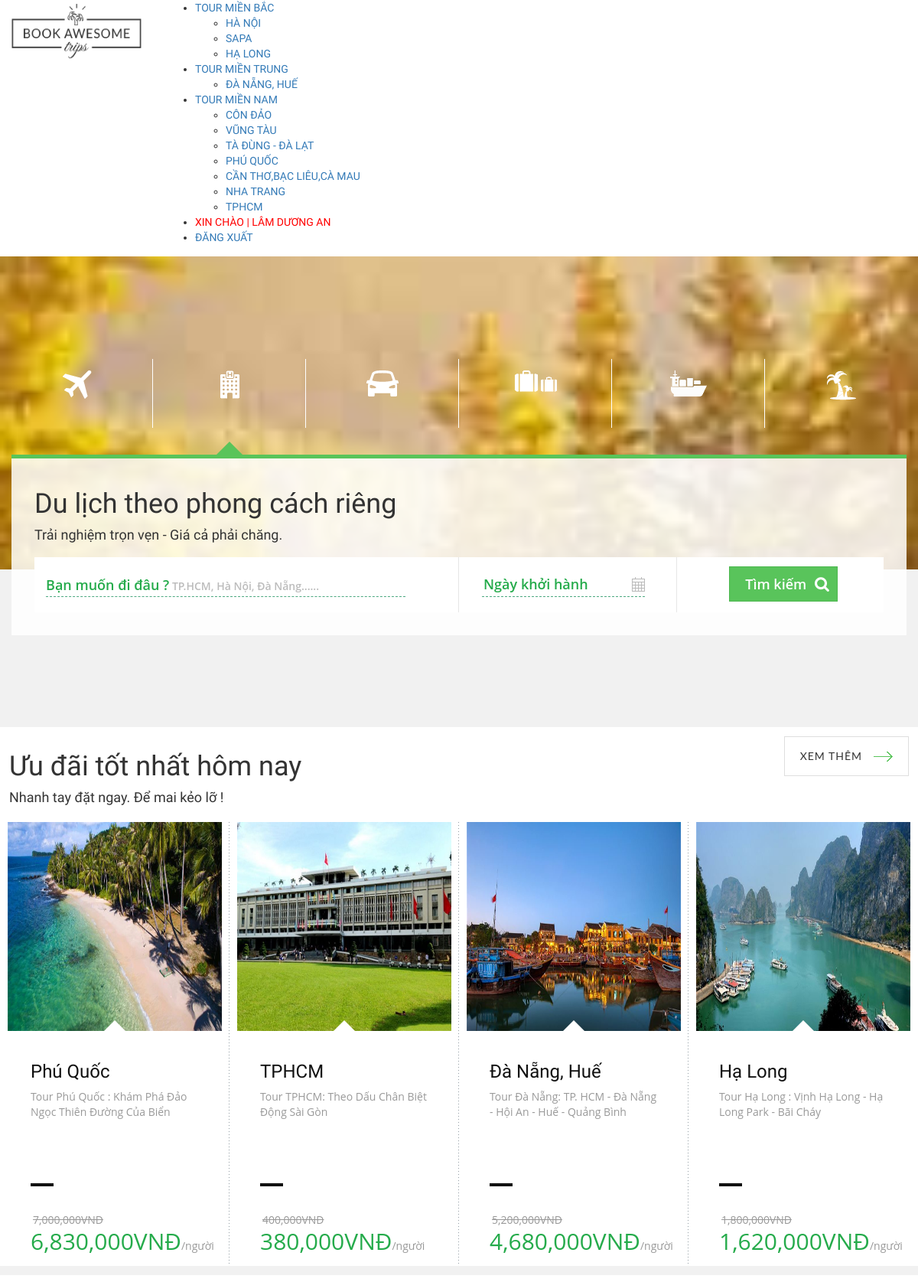
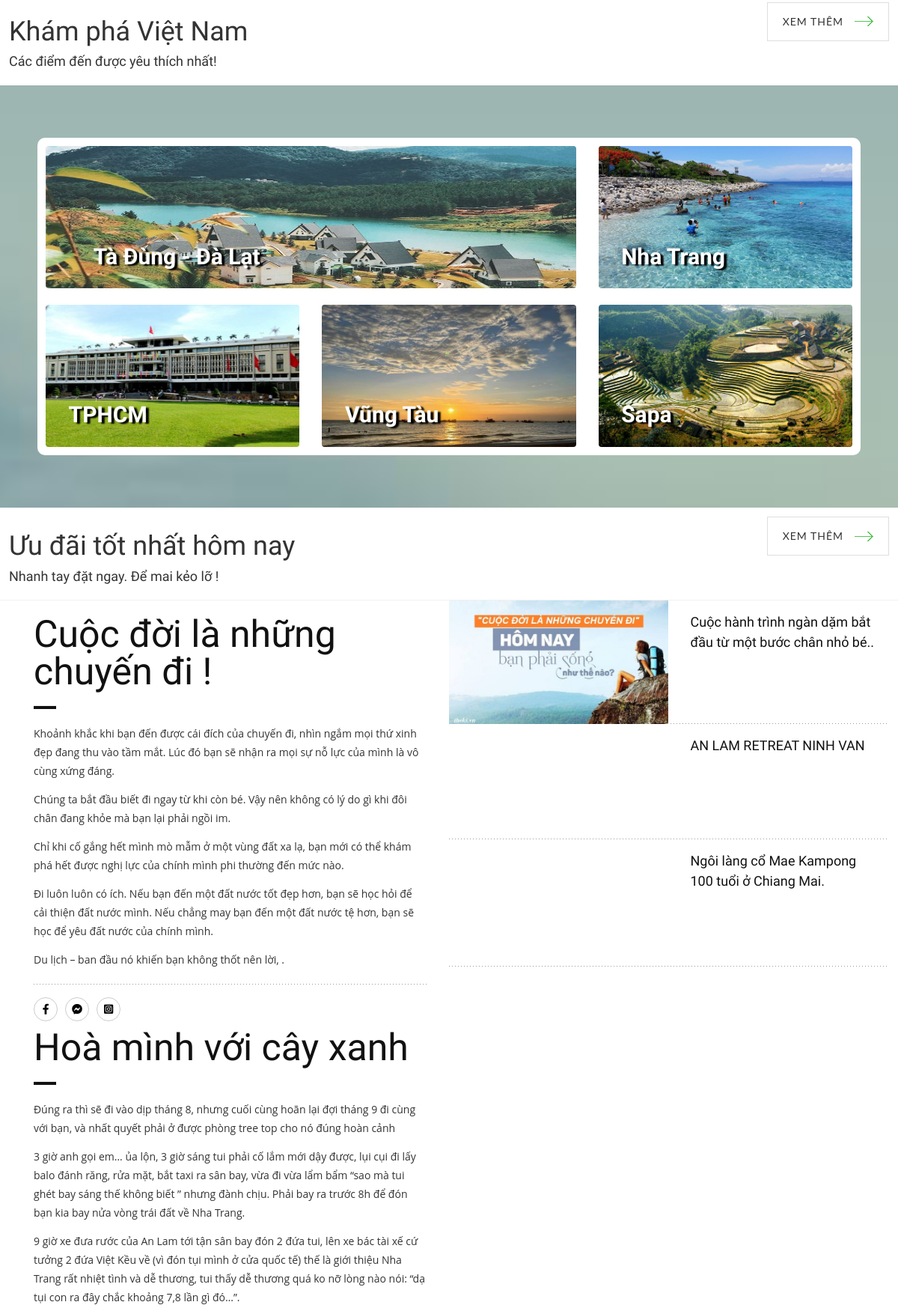
/index.php?action=home&act=home (signed in, upper part), run on the app's committed database (2 pictures, top to bottom).
### tables this page shows
CREATE TABLE `tour` (
  `tourID` int(11) NOT NULL,
  `tourName` varchar(128) NOT NULL,
  `startingPoint` varchar(128) NOT NULL,
  `destination` varchar(128) NOT NULL,
  `time` varchar(128) NOT NULL,
  `transport` varchar(128) NOT NULL,
  `begin` date DEFAULT NULL,
  `end` date DEFAULT NULL,
  `priceTour` int(11) NOT NULL,
  `sale` varchar(11) NOT NULL,
  `saleTour` int(11) NOT NULL,
  `numPeople` int(11) NOT NULL,
  `thumbnail` text NOT NULL,
  `galleries` longtext NOT NULL,
  `typeTour` int(11) NOT NULL,
  `typeDestination` varchar(5) DEFAULT NULL,
  `schedule` text NOT NULL,
  `detailTour` text NOT NULL
);

### Model/connect.php (called while the page is built, shortened)
<?php
class connect
{
	var $db=null;
	public function __construct()
	{
		$dsn='mysql:host=localhost;dbname=mytour2';
		$user='root';
		$pass='';
		$this->db=new PDO($dsn,$user,$pass,array(PDO::MYSQL_ATTR_INIT_COMMAND=>"SET NAMES utf8"));
	}
	public function getList($select)
	{
		$results=$this->db->query($select);
		return($results);
	}
}
?>

### Model/tour.php (called while the page is built, shortened)
<?php
    class Tour {
        public function getListProductSaleLimit() {
            $db = new connect();
            $selectDB = "select * from tour where saleTour > 0 ORDER BY RAND() limit 4";
            $result = $db->getList($selectDB);
            return $result;
        }
    }
?>

### View/home.php (the view, shortened to what this page needs)
<div class="sales">
    <div class="title-wrap container-fluid">
        <div class="row">
            <div class="col-md-10 travel-title ">
                    <h1>Ưu đãi tốt nhất hôm nay</h1>
                    <h4>Nhanh tay đặt ngay. Để mai kẻo lỡ !</h4>
            </div>
            <div class="col-md-2">
                <a href="index.php?action=home&act=saleTours" title="" class="awe-btn awe-btn-5 awe-btn-lager arrow-right text-uppercase float-right">Xem thêm</a>
            </div>
        </div>
    </div>
    <div class="sales-cn container-fluid">
        <div class="row" style="margin-bottom:1%">
            <?php
            $tour = new Tour();
            $result = $tour->getListProductSaleLimit();
            while ($set = $result->fetch()) :
            ?>
                <div class="col-xs-6 col-md-3">
                    <div class="sales-item border border-info" style="height:580px ">
                        <figure class="home-sales-img">
                            <a href="index.php?action=home&act=detailTour&id=<?php echo $set['tourID']; ?>" title="">
                                <img src="Content/images/Tour/<?php echo $set['thumbnail']; ?>" alt="" class="card-img-top">
                            </a>
                        </figure>
                        <div class="home-sales-text" style="height:240px ">
                            <div class="home-sales-name-places" style="height:138px ">
                                <div class="home-sales-name">
                                    <a href="index.php?action=home&act=detailTour&id=<?php echo $set['tourID']; ?>" title="">
                                        <h3><?php echo $set['destination']; ?></h3>
                                    </a>
                                </div>
                                <div class="home-sales-places">
                                    <p>
                                        <?php echo $set['tourName']; ?>
                                    </p>
                                </div>
                            </div>
                            <hr class="hr">
                            <div class="price-box" style="height:62px ">
                                <span class="price old-price"> <del><?php echo number_format($set['priceTour']); ?>VNĐ</del></span>
                                <span class="price special-price"><?php echo number_format($set['saleTour']); ?>VNĐ<small>/người</small></span>
                            </div>
                        </div>
                    </div>
                </div>
            <?php
            endwhile;
            ?>
        </div>
    </div>
</div>

### data on the page
tour: thumbnail (picture), destination "Phú Quốc", tourName "Tour Phú Quốc : Khám Phá Đảo Ngọc Thiên Đường Của Biển", priceTour "7,000,000", saleTour "6,830,000"
tour: thumbnail (picture), destination "TPHCM", tourName "Tour TPHCM: Theo Dấu Chân Biệt Động Sài Gòn", priceTour "400,000", saleTour "380,000"
tour: thumbnail (picture), destination "Đà Nẵng, Huế", tourName "Tour Đà Nẵng: TP. HCM - Đà Nẵng - Hội An - Huế - Quảng Bình", priceTour "5,200,000", saleTour "4,680,000"
tour: thumbnail (picture), destination "Hạ Long", tourName "Tour Hạ Long : Vịnh Hạ Long - Hạ Long Park - Bãi Cháy", priceTour "1,800,000", saleTour "1,620,000"

### other printed values
$set['destination'] "HÀ NỘI"
$set['destination'] "SAPA"
$set['destination'] "HẠ LONG"
$set['destination'] "ĐÀ NẴNG, HUẾ"
$set['destination'] "CÔN ĐẢO"
$set['destination'] "VŨNG TÀU"
$set['destination'] "TÀ ĐÙNG - ĐÀ LẠT"
$set['destination'] "PHÚ QUỐC"
$set['destination'] "CẦN THƠ,BẠC LIÊU,CÀ MAU"
$set['destination'] "NHA TRANG"
$set['destination'] "TPHCM"
$name "LÂM DƯƠNG AN"
$arrTours[0]['destination'] "Tà Đùng - Đà Lạt"
$arrTours[1]['destination'] "Nha Trang"
$arrTours[2]['destination'] "TPHCM"
